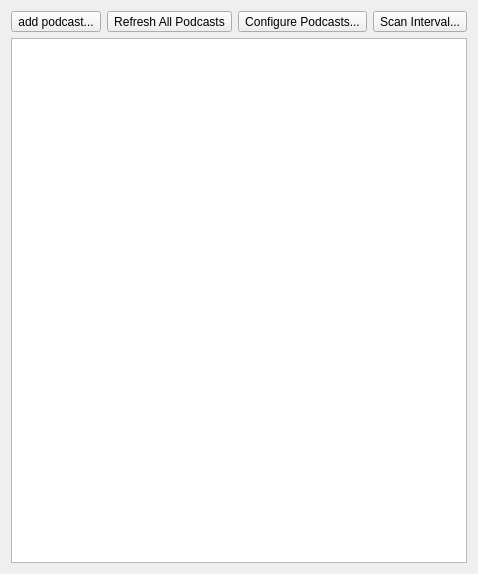
<ui version="4.0" >
 <class>PodcastCategoryBase</class>
 <widget class="QWidget" name="PodcastCategoryBase" >
  <property name="geometry" >
   <rect>
    <x>0</x>
    <y>0</y>
    <width>339</width>
    <height>574</height>
   </rect>
  </property>
  <property name="sizePolicy" >
   <sizepolicy vsizetype="Expanding" hsizetype="Expanding" >
    <horstretch>0</horstretch>
    <verstretch>0</verstretch>
   </sizepolicy>
  </property>
  <layout class="QVBoxLayout" >
   <item>
    <layout class="QHBoxLayout" >
     <item>
      <widget class="QToolButton" name="addPodcastButton" >
       <property name="toolTip" >
        <string>Add Podcast...</string>
       </property>
       <property name="text" >
        <string>add podcast...</string>
       </property>
       <property name="icon" >
        <iconset>../images/icons/hi16-action-amarok_add_playlist.png</iconset>
       </property>
      </widget>
     </item>
     <item>
      <spacer>
       <property name="orientation" >
        <enum>Qt::Horizontal</enum>
       </property>
       <property name="sizeHint" >
        <size>
         <width>40</width>
         <height>20</height>
        </size>
       </property>
      </spacer>
     </item>
     <item>
      <widget class="QToolButton" name="refreshPodcastsButton" >
       <property name="text" >
        <string>Refresh All Podcasts</string>
       </property>
       <property name="icon" >
        <iconset>../images/icons/hi16-action-amarok_refresh.png</iconset>
       </property>
      </widget>
     </item>
     <item>
      <spacer>
       <property name="orientation" >
        <enum>Qt::Horizontal</enum>
       </property>
       <property name="sizeHint" >
        <size>
         <width>40</width>
         <height>20</height>
        </size>
       </property>
      </spacer>
     </item>
     <item>
      <widget class="QToolButton" name="configurePodcastsButton" >
       <property name="toolTip" >
        <string>Configure Podcasts...</string>
       </property>
       <property name="text" >
        <string>Configure Podcasts...</string>
       </property>
       <property name="icon" >
        <iconset>../images/icons/hi16-action-amarok_configure.png</iconset>
       </property>
      </widget>
     </item>
     <item>
      <spacer>
       <property name="orientation" >
        <enum>Qt::Horizontal</enum>
       </property>
       <property name="sizeHint" >
        <size>
         <width>40</width>
         <height>20</height>
        </size>
       </property>
      </spacer>
     </item>
     <item>
      <widget class="QToolButton" name="podcastsIntervalButton" >
       <property name="text" >
        <string>Scan Interval...</string>
       </property>
       <property name="icon" >
        <iconset>../images/icons/hi16-action-amarok_configure.png</iconset>
       </property>
      </widget>
     </item>
    </layout>
   </item>
   <item>
    <widget class="QTreeView" name="podcastTreeView" >
     <property name="sizePolicy" >
      <sizepolicy vsizetype="Expanding" hsizetype="MinimumExpanding" >
       <horstretch>0</horstretch>
       <verstretch>0</verstretch>
      </sizepolicy>
     </property>
    </widget>
   </item>
  </layout>
 </widget>
 <layoutdefault spacing="6" margin="11" />
 <resources/>
 <connections/>
</ui>
